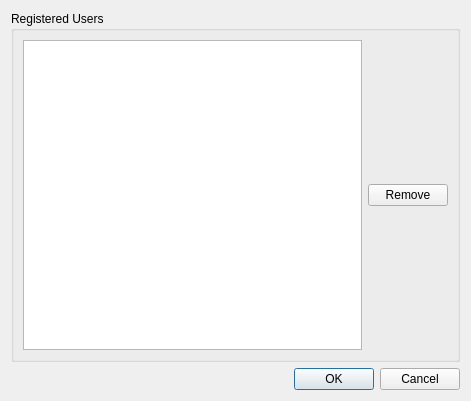
<?xml version="1.0" encoding="UTF-8"?>
<ui version="4.0">
 <class>UserEdit</class>
 <widget class="QDialog" name="UserEdit">
  <property name="geometry">
   <rect>
    <x>0</x>
    <y>0</y>
    <width>471</width>
    <height>401</height>
   </rect>
  </property>
  <property name="windowTitle">
   <string>Registered Users</string>
  </property>
  <layout class="QVBoxLayout" name="verticalLayout">
   <item>
    <widget class="QGroupBox" name="qgbUserList">
     <property name="title">
      <string>Registered Users</string>
     </property>
     <layout class="QGridLayout" name="gridLayout">
      <item row="0" column="1">
       <widget class="QPushButton" name="qpbRemove">
        <property name="text">
         <string>Remove</string>
        </property>
       </widget>
      </item>
      <item row="0" column="0">
       <widget class="QListWidget" name="qlwUserList">
        <property name="sortingEnabled">
         <bool>true</bool>
        </property>
       </widget>
      </item>
     </layout>
    </widget>
   </item>
   <item>
    <widget class="QDialogButtonBox" name="qbbButtons">
     <property name="orientation">
      <enum>Qt::Horizontal</enum>
     </property>
     <property name="standardButtons">
      <set>QDialogButtonBox::Cancel|QDialogButtonBox::Ok</set>
     </property>
    </widget>
   </item>
  </layout>
 </widget>
 <tabstops>
  <tabstop>qlwUserList</tabstop>
  <tabstop>qpbRemove</tabstop>
  <tabstop>qbbButtons</tabstop>
 </tabstops>
 <resources/>
 <connections>
  <connection>
   <sender>qbbButtons</sender>
   <signal>accepted()</signal>
   <receiver>UserEdit</receiver>
   <slot>accept()</slot>
   <hints>
    <hint type="sourcelabel">
     <x>248</x>
     <y>254</y>
    </hint>
    <hint type="destinationlabel">
     <x>157</x>
     <y>274</y>
    </hint>
   </hints>
  </connection>
  <connection>
   <sender>qbbButtons</sender>
   <signal>rejected()</signal>
   <receiver>UserEdit</receiver>
   <slot>reject()</slot>
   <hints>
    <hint type="sourcelabel">
     <x>316</x>
     <y>260</y>
    </hint>
    <hint type="destinationlabel">
     <x>286</x>
     <y>274</y>
    </hint>
   </hints>
  </connection>
 </connections>
</ui>
